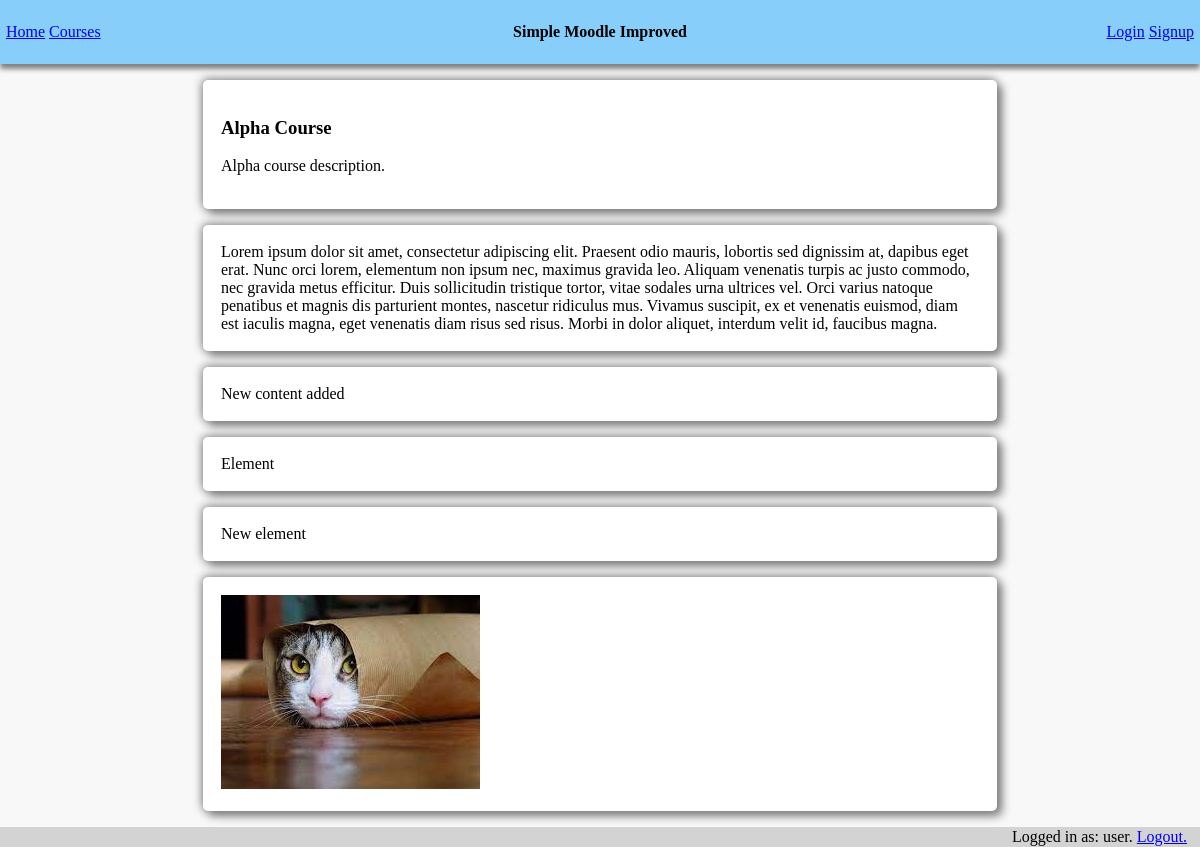
Screenshot of /course.php?id=2 (signed in) with the database file from the repository.
### tables this page shows
CREATE TABLE Courses (
    ID INTEGER PRIMARY KEY,
    name varchar(255) NOT NULL ,
    description varchar(255),
    image varchar(255) default 'images/default-course-image.jpg'
, administator varchar(255));

CREATE TABLE CourseContent (
    contentID INTEGER PRIMARY KEY,
    courseID INTEGER NOT NULL,
    content varchar(10000),
    visible INTEGER default 1
);

### course.php (the view, shortened to what this page needs)
<!doctype html>
<html lang="en">
    <head>
        <link rel="stylesheet" href="style.css">
    </head>
    <body>
    <header>
        <div id="navbar">
            <div id="navleft">
                <a href="home.php" style="margin-right: 1%">Home</a>
                <a href="courses.php">Courses</a>
            </div>
            <div id="navcentre">
                <h4>Simple Moodle Improved</h4></div>
            <div id="navright">
                <a href="login.html" style="margin-right: 1%">Login</a>
                <a href="signup.html">Signup</a>
            </div>
        </div>
    </header>
    <?php
    function showContent(){
        $db = new SQLite3("SecureDB.sqlite", SQLITE3_OPEN_READWRITE);
        $query_result = $db->query("SELECT * FROM Courses WHERE ID=" . $_GET["id"] . ";");
        $row = $query_result->fetchArray();
        echo '
               <div class="card">
                    <div class="content">
                        <h3>' . $row[1] . '</h3>
                        <p>' . $row[2] . '</p>
                    </div>
               </div> ' ;
        $query_result = $db->query("SELECT * FROM CourseContent WHERE courseID=" . $_GET["id"] . ";");
        $row = $query_result->fetchArray();
        while ($row){
            echo '
               <div class="card">
                    <div class="content">
                        ' . $row[2] . '
                    </div>
               </div> ' ;
            $row = $query_result->fetchArray();
        }
    }
    showContent();
    ?>
    <footer id="footer">
        <div id="loginfo">
            Logged in as: <?php echo $_SESSION["username"]."."; ?>
            <a href="logout.php">Logout.</a>
        </div>
    </footer>
    </body>
</html>

### style.css (style rules this page uses)
body { margin: 0; background-color: #f8f8f8; }
#navbar { width: 100%; height: 64px; display: flex; justify-content: center; align-items: center; background-color: lightskyblue; box-shadow: 0 5px 5px gray; }
#navcentre { width: 33%; display: flex; justify-content: center; }
#navleft { width: 33%; display: flex; justify-content: left; }
#navright { width: 33%; display: flex; justify-content: right; }
.card { padding: 1px; width: 66%; margin: auto; margin-top: 16px; background-color: white; border-radius: 5px; box-shadow: 5px 5px 10px gray, -1px -1px 10px gray; }
.content { padding: 1px; margin: 16px; }
#footer { padding: 1px; margin-top: 16px; background-color: lightgray; display: flex; justify-content: flex-end; }
#loginfo { margin-right: 1%; }

### rows the page displays
courses: name "Alpha Course", description "Alpha course description."
coursecontent: content "Lorem ipsum dolor sit amet, consectetur adipiscing elit. Praesent odio mauris, lobortis sed dignissim at, dapibus eget erat. Nunc orci lorem, elementum non ipsum nec, maximus gravida leo. Aliquam venenatis turpis ac justo commodo, nec gravida metus efficitur. Duis sollicitudin tristique tortor, vitae sodales urna ultrices vel. Orci varius natoque penatibus et magnis dis parturient montes, nascetur ridiculus mus. Vivamus suscipit, ex et venenatis euismod, diam est iaculis magna, eget venenatis diam risus sed risus. Morbi in dolor aliquet, interdum velit id, faucibus magna."
coursecontent: content "New content added"
coursecontent: content "Element"
coursecontent: content "New element"
coursecontent: content (picture)

### other values shown
$_SESSION["username"] "user"
